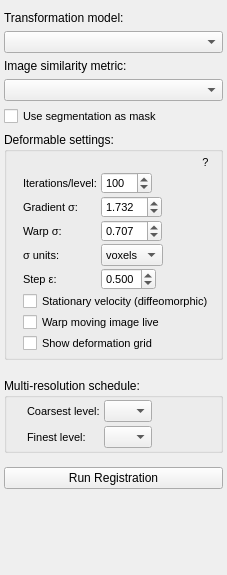
     <widget class="QWidget" name="pgAuto">
      <attribute name="title">
       <string>Automatic</string>
      </attribute>
      <layout class="QVBoxLayout" name="verticalLayout" stretch="0,0,0,0,0,0,0,0,0,0,1">
       <property name="leftMargin">
        <number>4</number>
       </property>
       <property name="rightMargin">
        <number>4</number>
       </property>
       <property name="bottomMargin">
        <number>4</number>
       </property>
       <item>
        <widget class="QLabel" name="label_2">
         <property name="text">
          <string>Transformation model:</string>
         </property>
        </widget>
       </item>
       <item>
        <widget class="QComboBox" name="inTransformation"/>
       </item>
       <item>
        <widget class="QLabel" name="label_3">
         <property name="text">
          <string>Image similarity metric:</string>
         </property>
        </widget>
       </item>
       <item>
        <widget class="QComboBox" name="inSimilarityMetric"/>
       </item>
<item>
         <widget class="QCheckBox" name="inUseMask">
          <property name="toolTip">
           <string>&lt;html&gt;&lt;head/&gt;&lt;body&gt;&lt;p&gt;When this is checked, the current segmentation in LaTIM-SNAP will be used as a mask  for the registration. This means that the similarity between the main image and the moving image layer will only be computed at the voxels assigned a segmentation label.&lt;/p&gt;&lt;/body&gt;&lt;/html&gt;</string>
          </property>
          <property name="styleSheet">
           <string notr="true">font-size:11px;</string>
          </property>
          <property name="text">
           <string>Use segmentation as mask</string>
          </property>
         </widget>
        </item>
        <item>
         <widget class="QGroupBox" name="inDeformableGroup">
          <property name="styleSheet">
           <string notr="true">QLabel {
  font-size:11px;
}

QComboBox {
  font-size:11px;
}

QDoubleSpinBox {
  font-size:11px;
}

QSpinBox {
  font-size:11px;
}

QCheckBox {
  font-size:11px;
}

QToolButton {
  font-size:11px;
}</string>
          </property>
          <property name="title">
           <string>Deformable settings:</string>
          </property>
          <layout class="QVBoxLayout" name="verticalLayoutDeformable">
           <property name="spacing">
            <number>0</number>
           </property>
           <property name="leftMargin">
            <number>4</number>
           </property>
           <property name="topMargin">
            <number>0</number>
           </property>
           <property name="rightMargin">
            <number>4</number>
           </property>
           <property name="bottomMargin">
            <number>0</number>
           </property>
           <item>
            <layout class="QHBoxLayout" name="horizontalLayoutDeformHelp">
             <property name="spacing">
              <number>0</number>
             </property>
             <item>
              <spacer name="horizontalSpacerDeform">
               <property name="orientation">
                <enum>Qt::Horizontal</enum>
               </property>
               <property name="sizeHint" stdset="0">
                <size>
                 <width>40</width>
                 <height>20</height>
                </size>
               </property>
              </spacer>
             </item>
             <item>
              <widget class="QToolButton" name="btnDeformHelp">
               <property name="toolTip">
                <string>&lt;html&gt;&lt;head/&gt;&lt;body&gt;&lt;p&gt;Show help for the deformable registration parameters&lt;/p&gt;&lt;/body&gt;&lt;/html&gt;</string>
               </property>
               <property name="text">
                <string>?</string>
               </property>
               <property name="autoRaise">
                <bool>true</bool>
               </property>
              </widget>
             </item>
            </layout>
           </item>
           <item>
            <layout class="QFormLayout" name="formLayoutDeformable">
             <property name="fieldGrowthPolicy">
              <enum>QFormLayout::FieldsStayAtSizeHint</enum>
             </property>
             <property name="horizontalSpacing">
              <number>4</number>
             </property>
             <property name="verticalSpacing">
              <number>2</number>
             </property>
             <property name="leftMargin">
              <number>12</number>
             </property>
             <property name="topMargin">
              <number>0</number>
             </property>
             <property name="rightMargin">
              <number>2</number>
             </property>
             <property name="bottomMargin">
              <number>4</number>
             </property>
             <item row="0" column="0">
              <widget class="QLabel" name="labelDeformIter">
               <property name="toolTip">
                <string>&lt;html&gt;&lt;head/&gt;&lt;body&gt;&lt;p&gt;Number of greedy iterations performed at each multi-resolution level. More iterations give a better fit but take longer. Default is 100.&lt;/p&gt;&lt;/body&gt;&lt;/html&gt;</string>
               </property>
               <property name="text">
                <string>Iterations/level:</string>
               </property>
              </widget>
             </item>
             <item row="0" column="1">
              <widget class="QSpinBox" name="inDeformIter">
               <property name="toolTip">
                <string>&lt;html&gt;&lt;head/&gt;&lt;body&gt;&lt;p&gt;Number of greedy iterations performed at each multi-resolution level. More iterations give a better fit but take longer. Default is 100.&lt;/p&gt;&lt;/body&gt;&lt;/html&gt;</string>
               </property>
               <property name="maximum">
                <number>2000</number>
               </property>
               <property name="singleStep">
                <number>50</number>
               </property>
               <property name="value">
                <number>100</number>
               </property>
              </widget>
             </item>
             <item row="1" column="0">
              <widget class="QLabel" name="labelSigmaPre">
               <property name="toolTip">
                <string>&lt;html&gt;&lt;head/&gt;&lt;body&gt;&lt;p&gt;Smoothing applied to the metric gradient at each iteration. Larger values give smoother deformation fields.&lt;/p&gt;&lt;/body&gt;&lt;/html&gt;</string>
               </property>
               <property name="text">
                <string>Gradient σ:</string>
               </property>
              </widget>
             </item>
             <item row="1" column="1">
              <widget class="QDoubleSpinBox" name="inSigmaPre">
               <property name="decimals">
                <number>3</number>
               </property>
               <property name="maximum">
                <double>20.000000000000000</double>
               </property>
               <property name="singleStep">
                <double>0.100000000000000</double>
               </property>
               <property name="value">
                <double>1.732000000000000</double>
               </property>
              </widget>
             </item>
             <item row="2" column="0">
              <widget class="QLabel" name="labelSigmaPost">
               <property name="toolTip">
                <string>&lt;html&gt;&lt;head/&gt;&lt;body&gt;&lt;p&gt;Smoothing applied to the deformation field after each iteration. Larger values dampen the deformation.&lt;/p&gt;&lt;/body&gt;&lt;/html&gt;</string>
               </property>
               <property name="text">
                <string>Warp σ:</string>
               </property>
              </widget>
             </item>
             <item row="2" column="1">
              <widget class="QDoubleSpinBox" name="inSigmaPost">
               <property name="decimals">
                <number>3</number>
               </property>
               <property name="maximum">
                <double>10.000000000000000</double>
               </property>
               <property name="singleStep">
                <double>0.100000000000000</double>
               </property>
               <property name="value">
                <double>0.707000000000000</double>
               </property>
              </widget>
             </item>
             <item row="3" column="0">
              <widget class="QLabel" name="labelSigmaUnits">
               <property name="toolTip">
                <string>&lt;html&gt;&lt;head/&gt;&lt;body&gt;&lt;p&gt;Units for the smoothing sigmas. Voxels scale with the image resolution; mm are physical units that are independent of the image spacing.&lt;/p&gt;&lt;/body&gt;&lt;/html&gt;</string>
               </property>
               <property name="text">
                <string>σ units:</string>
               </property>
              </widget>
             </item>
             <item row="3" column="1">
              <widget class="QComboBox" name="inSigmaUnits">
               <property name="toolTip">
                <string>&lt;html&gt;&lt;head/&gt;&lt;body&gt;&lt;p&gt;Units for the smoothing sigmas. Voxels scale with the image resolution; mm are physical units that are independent of the image spacing.&lt;/p&gt;&lt;/body&gt;&lt;/html&gt;</string>
               </property>
               <item>
                <property name="text">
                 <string>voxels</string>
                </property>
               </item>
               <item>
                <property name="text">
                 <string>mm</string>
                </property>
               </item>
              </widget>
             </item>
             <item row="4" column="0">
              <widget class="QLabel" name="labelEpsilon">
               <property name="toolTip">
                <string>&lt;html&gt;&lt;head/&gt;&lt;body&gt;&lt;p&gt;Time step (epsilon) for the greedy update. Larger values speed up registration but may produce non-diffeomorphic deformations. Typical range 0.25 - 0.5.&lt;/p&gt;&lt;/body&gt;&lt;/html&gt;</string>
               </property>
               <property name="text">
                <string>Step ε:</string>
               </property>
              </widget>
             </item>
             <item row="4" column="1">
              <widget class="QDoubleSpinBox" name="inEpsilon">
               <property name="decimals">
                <number>3</number>
               </property>
               <property name="maximum">
                <double>5.000000000000000</double>
               </property>
               <property name="singleStep">
                <double>0.050000000000000</double>
               </property>
               <property name="value">
                <double>0.500000000000000</double>
               </property>
              </widget>
             </item>
             <item row="5" column="0" colspan="2">
              <widget class="QCheckBox" name="inSvMode">
               <property name="toolTip">
                <string>&lt;html&gt;&lt;head/&gt;&lt;body&gt;&lt;p&gt;Use the stationary velocity field (diffeomorphic Demons) model instead of the classic greedy update. Produces better-behaved Jacobians.&lt;/p&gt;&lt;/body&gt;&lt;/html&gt;</string>
               </property>
               <property name="text">
                <string>Stationary velocity (diffeomorphic)</string>
               </property>
              </widget>
             </item>
             <item row="6" column="0" colspan="2">
              <widget class="QCheckBox" name="inLiveWarp">
               <property name="toolTip">
                <string>&lt;html&gt;&lt;head/&gt;&lt;body&gt;&lt;p&gt;Warps the moving image live in all slice views using the computed displacement field (composed with the affine transform).&lt;/p&gt;&lt;/body&gt;&lt;/html&gt;</string>
               </property>
               <property name="text">
                <string>Warp moving image live</string>
               </property>
              </widget>
             </item>
             <item row="7" column="0" colspan="2">
              <widget class="QCheckBox" name="inShowGrid">
               <property name="toolTip">
                <string>&lt;html&gt;&lt;head/&gt;&lt;body&gt;&lt;p&gt;Adds the displacement field as a new image layer and displays it as a deformation grid overlay.&lt;/p&gt;&lt;/body&gt;&lt;/html&gt;</string>
               </property>
               <property name="text">
                <string>Show deformation grid</string>
               </property>
              </widget>
             </item>
            </layout>
           </item>
          </layout>
         </widget>
        </item>
       <item>
        <spacer name="verticalSpacer_4">
         <property name="orientation">
          <enum>Qt::Vertical</enum>
         </property>
         <property name="sizeType">
          <enum>QSizePolicy::Fixed</enum>
         </property>
         <property name="sizeHint" stdset="0">
          <size>
           <width>20</width>
           <height>12</height>
          </size>
         </property>
        </spacer>
       </item>
       <item>
        <widget class="QGroupBox" name="groupBox">
         <property name="styleSheet">
          <string notr="true">QLabel {
  font-size:11px;
}

QComboBox {
  font-size:11px;
}</string>
         </property>
         <property name="title">
          <string>Multi-resolution schedule:</string>
         </property>
         <layout class="QFormLayout" name="formLayout">
          <property name="fieldGrowthPolicy">
           <enum>QFormLayout::FieldsStayAtSizeHint</enum>
          </property>
          <property name="horizontalSpacing">
           <number>4</number>
          </property>
          <property name="verticalSpacing">
           <number>4</number>
          </property>
          <property name="leftMargin">
           <number>20</number>
          </property>
          <property name="topMargin">
           <number>2</number>
          </property>
          <property name="rightMargin">
           <number>2</number>
          </property>
          <property name="bottomMargin">
           <number>2</number>
          </property>
          <item row="0" column="0">
           <widget class="QLabel" name="label_13">
            <property name="text">
             <string>Coarsest level:</string>
            </property>
           </widget>
          </item>
          <item row="1" column="0">
           <widget class="QLabel" name="label_14">
            <property name="text">
             <string>Finest level:</string>
            </property>
           </widget>
          </item>
          <item row="0" column="1">
           <widget class="QComboBox" name="inCoarseLevel">
            <property name="maximumSize">
             <size>
              <width>48</width>
              <height>16777215</height>
             </size>
            </property>
            <property name="toolTip">
             <string>&lt;html&gt;&lt;head/&gt;&lt;body&gt;&lt;p&gt;Set the zoom factor used for the &lt;span style=&quot; font-weight:600;&quot;&gt;first&lt;/span&gt; stage of automatic segmentation. We recommend &lt;span style=&quot; font-weight:600;&quot;&gt;8x&lt;/span&gt; for images on the scale of 256x256x256. &lt;/p&gt;&lt;/body&gt;&lt;/html&gt;</string>
            </property>
           </widget>
          </item>
          <item row="1" column="1">
           <widget class="QComboBox" name="inFineLevel">
            <property name="maximumSize">
             <size>
              <width>48</width>
              <height>16777215</height>
             </size>
            </property>
            <property name="toolTip">
             <string>&lt;html&gt;&lt;head/&gt;&lt;body&gt;&lt;p&gt;Set the zoom factor used for the &lt;span style=&quot; font-weight:600;&quot;&gt;last&lt;/span&gt; stage of automatic segmentation. We recommend &lt;span style=&quot; font-weight:600;&quot;&gt;4x&lt;/span&gt; for images on the scale of 256x256x256. &lt;/p&gt;&lt;/body&gt;&lt;/html&gt;</string>
            </property>
           </widget>
          </item>
         </layout>
        </widget>
       </item>
       <item>
        <spacer name="verticalSpacer_5">
         <property name="orientation">
          <enum>Qt::Vertical</enum>
         </property>
         <property name="sizeType">
          <enum>QSizePolicy::Fixed</enum>
         </property>
         <property name="sizeHint" stdset="0">
          <size>
           <width>20</width>
           <height>8</height>
          </size>
         </property>
        </spacer>
       </item>
       <item>
        <widget class="QPushButton" name="btnRunRegistration">
         <property name="toolTip">
          <string>&lt;html&gt;&lt;head/&gt;&lt;body&gt;&lt;p&gt;Run automatic registration&lt;/p&gt;&lt;/body&gt;&lt;/html&gt;</string>
         </property>
         <property name="text">
          <string>Run Registration</string>
         </property>
        </widget>
       </item>
       <item>
        <spacer name="verticalSpacer_6">
         <property name="orientation">
          <enum>Qt::Vertical</enum>
         </property>
         <property name="sizeType">
          <enum>QSizePolicy::Fixed</enum>
         </property>
         <property name="sizeHint" stdset="0">
          <size>
           <width>20</width>
           <height>8</height>
          </size>
         </property>
        </spacer>
       </item>
       <item>
        <widget class="QScrollArea" name="scrollPlots">
         <property name="styleSheet">
          <string notr="true">background-color: transparent;</string>
         </property>
         <property name="frameShape">
          <enum>QFrame::Box</enum>
         </property>
         <property name="frameShadow">
          <enum>QFrame::Plain</enum>
         </property>
         <property name="lineWidth">
          <number>0</number>
         </property>
         <property name="horizontalScrollBarPolicy">
          <enum>Qt::ScrollBarAlwaysOff</enum>
         </property>
         <property name="widgetResizable">
          <bool>true</bool>
         </property>
         <property name="alignment">
          <set>Qt::AlignLeading|Qt::AlignLeft|Qt::AlignTop</set>
         </property>
         <widget class="QWidget" name="scrollAreaWidgetContents">
          <property name="geometry">
           <rect>
            <x>0</x>
            <y>0</y>
            <width>161</width>
            <height>220</height>
           </rect>
          </property>
          <layout class="QVBoxLayout" name="verticalLayout_5">
           <property name="spacing">
            <number>0</number>
           </property>
           <property name="leftMargin">
            <number>0</number>
           </property>
           <property name="topMargin">
            <number>0</number>
           </property>
           <property name="rightMargin">
            <number>0</number>
           </property>
           <property name="bottomMargin">
            <number>0</number>
           </property>
           <item>
            <widget class="QWidget" name="grpPlots" native="true">
             <property name="styleSheet">
              <string notr="true"/>
             </property>
             <layout class="QVBoxLayout" name="verticalLayout_3">
              <property name="spacing">
               <number>4</number>
              </property>
              <property name="leftMargin">
               <number>0</number>
              </property>
              <property name="topMargin">
               <number>0</number>
              </property>
              <property name="rightMargin">
               <number>0</number>
              </property>
              <property name="bottomMargin">
               <number>0</number>
              </property>
             </layout>
            </widget>
           </item>
          </layout>
         </widget>
        </widget>
       </item>
      </layout>
     </widget>
